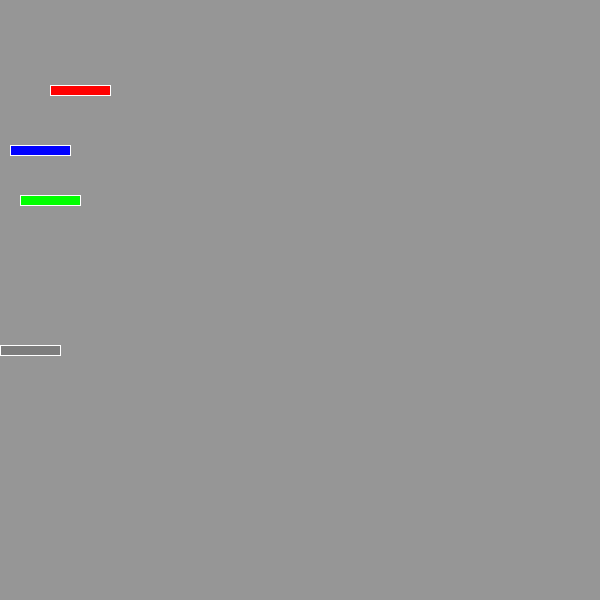
Frame 1 (no input)
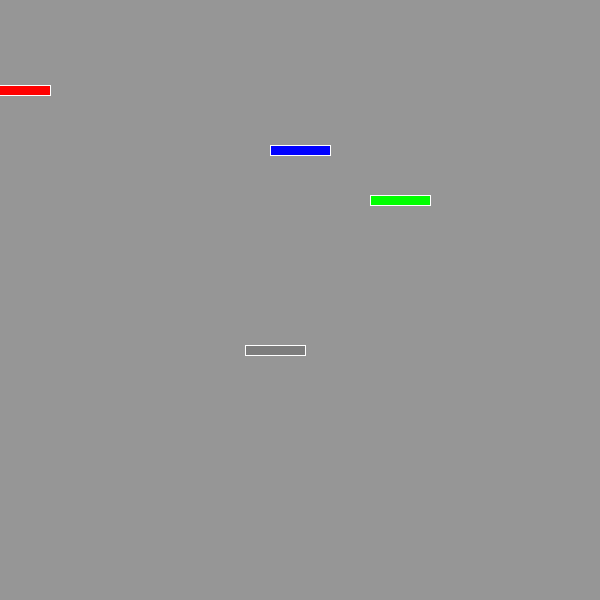
Frame 60 (the mouse pressed at the canvas centre just before this capture)
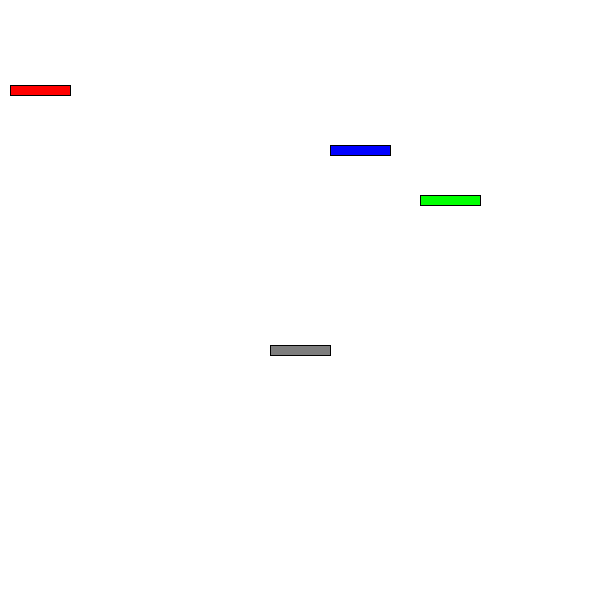
Frame 120 (the mouse held since frame 60 and released just before this capture)

The Processing sketch that drew these frames (run headless with seeded random() and noise(); from frame 60 on, the mouse is pressed at the canvas centre):

// Processing sketch: processing_38986
// ── processing_38986.pde

void setup() {
  size(600, 600);
  mycar1 = new Car(80, 90,0 , 20,  color(255,0,0));//7...(xpos,ypos,xpos,speed
  mycar2 = new Car(30, 350, 2, 25,  color(125,125,125));//1
  mycar3 = new Car(40, 150, 4, 60,  color(0,0,255));//80
  mycar4 = new Car(50, 200, -6, 50,  color(0,255,0));//100
  newnumber  = 3;
}

Car mycar1;
Car mycar2;
Car mycar3;
Car mycar4;
int newnumber;



void draw() {
  background(150);
  stroke(255);
  rectMode(CENTER);
  

  if(mousePressed) {
    background(255);
    stroke(0);//adding a background change
    mycar1.display();
     stroke(0);// a change in stroke when pressed as well
    mycar2.display();
     stroke(0);
    mycar3.display();
    stroke(0);
    mycar4.display();
    stroke(0);
  }
  
  else {  
    mycar1.display();//loop cycle
    mycar1.drive();
    
    mycar2.display();
    mycar2.drive();
    
    mycar3.display();
    mycar3.drive();
   

    mycar4.display();
    mycar4.drive();
    
  }
}

class Car {
  int xpos;//the position of the car in the x
  int ypos;// position of car in y
  int xpos2;//second position in x, 
  int speed;//
   color carcolor;


  Car(int tempXpos, int tempYpos, int tempXpos2, int tempSpeed, color tempColor) {
    xpos = tempXpos;
    ypos = tempYpos;
    xpos2= tempXpos2;//just playing with it seeing if something changed
    speed = tempSpeed;
    carcolor= tempColor;
  }

  void display() {
    fill(carcolor);
    rect(xpos, ypos, 60, 10);
  }

  void drive() {
    xpos = xpos + speed; // it will advance from the starting position0
    if (xpos>width) {
      xpos=0;
     
    }
  }
}
  
